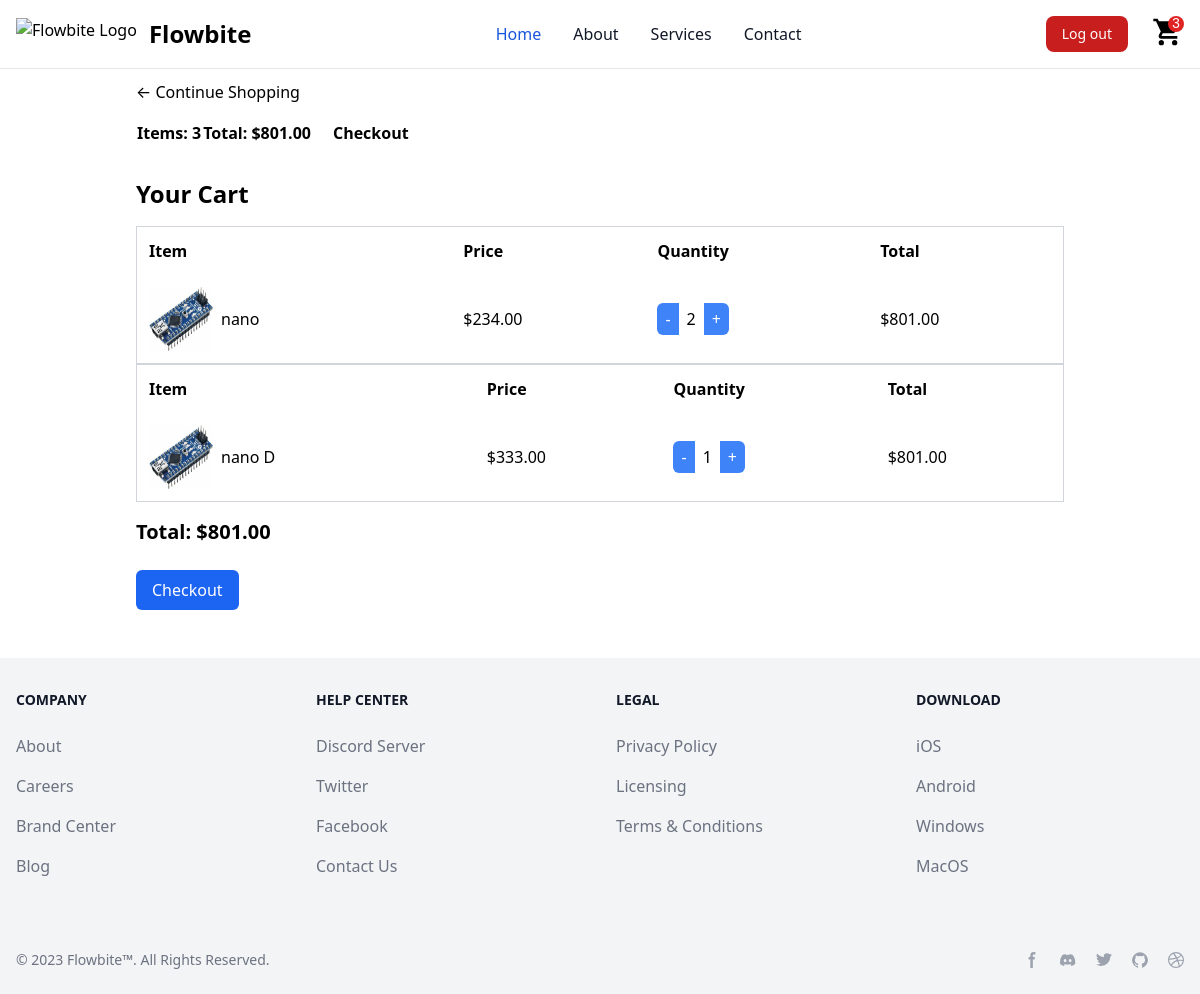
Page /cart/ (signed in) on the committed database.
### store/models.py (models this page shows, shortened)
class Order(models.Model):
    customer = models.ForeignKey(Customer, on_delete=models.SET_NULL, blank=True, null=True)
    date_ordered = models.DateTimeField(auto_now_add=True)
    completed = models.BooleanField(default=False)
    transaction_id = models.CharField(max_length=200, null=True)
    @property
    def get_cart_total(self):
        orderitems = self.orderitem_set.all()
        total = sum([item.get_total for item in orderitems])
        return total
    @property
    def get_cart_items(self):
        orderitems = self.orderitem_set.all()
        total = sum([item.quantity for item in orderitems])
        return total

class OrderItem(models.Model):
    product = models.ForeignKey(Product, on_delete=models.SET_NULL, blank=True, null=True)
    order = models.ForeignKey(Order, on_delete=models.SET_NULL, blank=True, null=True)
    quantity = models.IntegerField(default=0, null=True, blank=True)
    date_added = models.DateTimeField(auto_now_add=True)
    @property
    def get_total(self):
        total = self.product.price * self.quantity
        return total

class Product(models.Model):
    name = models.CharField(max_length=200, null=True)
    price = models.DecimalField(max_digits=7, decimal_places=2)
    digital = models.BooleanField(default=False, null=True, blank=True)
    image = models.ImageField(null=True, blank=True)
    @property
    def imageURL(self):
        try:
            url = self.image.url
        except:
            url = ''
        return url

### store/views.py (the view)
# urls.py: path('cart/', views.cart, name="cart"),
def cart(request):
    data = cartData(request)
    cartItems = data['cartItems']
    order = data['order']
    items = data['items']
    context = {'items': items, 'order': order, 'cartItems': cartItems}
    return render(request, 'cart.html', context)

### store/utils.py (called while the page is built)
def cartData(request):
    if request.user.is_authenticated:
        customer = request.user
        order, created = Order.objects.get_or_create(customer=customer, completed=False)
        items = order.orderitem_set.all()
        cartItems = order.get_cart_items
    else:
        cookieData = cookieCart(request)
        cartItems = cookieData['cartItems']
        order = cookieData['order']
        items = cookieData['items']
    return {'cartItems': cartItems, 'items': items, 'order': order}

### templates/cart.html (shortened to what this page needs)
{% extends 'main.html' %}
{% load static %}
{% block content %}
<div class="row">
    <div class="col-lg-12">
        <div class="box-element">
            <a class="btn btn-outline-dark" href="{% url 'store' %}">&#x2190; Continue Shopping</a>
            <div class="mt-4 mb-4">
                <table class="table">
                    <tr>
                        <th>
                            <h5>Items: <strong>{{order.get_cart_items}}</strong></h5>
                        </th>
                        <th>
                            <h5>Total:<strong> ${{order.get_cart_total|floatformat:2 }}</strong></h5>
                        </th>
                        <th>
                            <a class="btn btn-success float-right ml-5" href="{% url 'checkout' %}">Checkout</a>
                        </th>
                    </tr>
                </table>
            </div>
        </div>
        <div class="container mx-auto mt-8">
            <h1 class="text-2xl font-semibold mb-4">Your Cart</h1>
            {% for item in items %}
            <div class="overflow-x-auto">
                <table class="w-full border-collapse border border-gray-300">
                    <thead class="hidden sm:table-header-group">
                        <tr>
                            <th class="p-3 text-left">Item</th>
                            <th class="p-3 text-left">Price</th>
                            <th class="p-3 text-left">Quantity</th>
                            <th class="p-3 text-left">Total</th>
                        </tr>
                    </thead>
                    <tbody>
                        <tr class="border-b sm:border-none">
                            <td class="p-3 flex flex-col sm:flex-row items-center">
                                <img src="{{item.product.imageURL}}" alt="Product" class="w-16 h-16 mr-2">
                                <span>{{item.product.name}}</span>
                            </td>
                            <td class="p-3">
                                ${{item.product.price|floatformat:2}}
                            </td>
                            <td class="p-3">
                                <div class="flex items-center">
                                    <button data-product="{{item.product.id}}" data-action="remove" class="px-2 py-1 bg-blue-500 text-white rounded-l-md update-cart">-</button>
                                    <span class="px-2 py-1">{{item.quantity}}</span>
                                    <button data-product="{{item.product.id}}" data-action="add" class="px-2 py-1 bg-blue-500 text-white rounded-r-md update-cart">+</button>
                                </div>
                            </td>
                            <td class="p-3">
                                ${{order.get_cart_total|floatformat:2 }}
                            </td>
                        </tr>
                    </tbody>
                </table>
            </div>
            {% endfor %}
            <div class="mt-4">
                <p class="text-xl font-semibold">Total: ${{order.get_cart_total|floatformat:2 }}</p>
            </div>
            <div class="mt-6">
                <a href="{% url 'checkout' %}">
                    <button class="px-4 py-2 bg-blue-600 text-white rounded-md">Checkout</button>
                </a>
            </div>
        </div>
    </div>
</div>
{% endblock content %}

### rows in the picture
Order: get_cart_items "3", get_cart_total "801.00"
OrderItem: product.imageURL (picture), product.name "nano", product.price "234.00", quantity "2"
OrderItem: product.imageURL (picture), product.name "nano D", product.price "333.00", quantity "1"

### other values in the picture
{{ cartItems }} "3"
